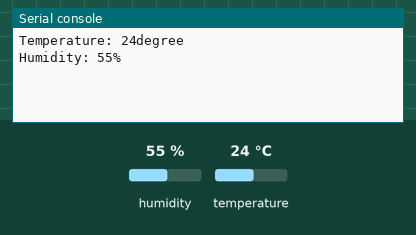
Recording of a program running on a simulated Raspberry Pi Pico running MicroPython. Shown: the last lines printed to the serial console. Inputs (shaded band) come from the test bench; at power-on: humidity 55 %, temperature 24 °C.

Above: at 4.2 s.
4.3 s: humidity set to 22 %
At 7.6 s:
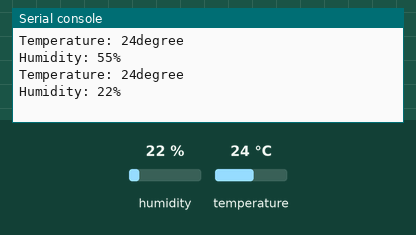
9.1 s: temperature set to 12 °C
At 11.5 s:
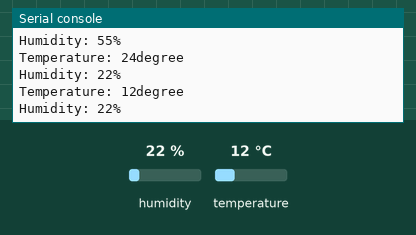
13.9 s: humidity set to 40 %
At 16.6 s:
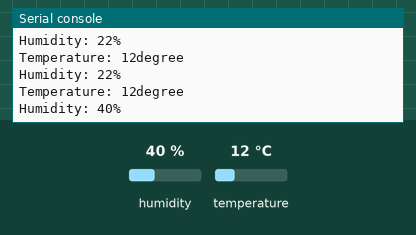
Timing chart, 0 to 18.1 s (numbered marks = the images above; inputs shaded):
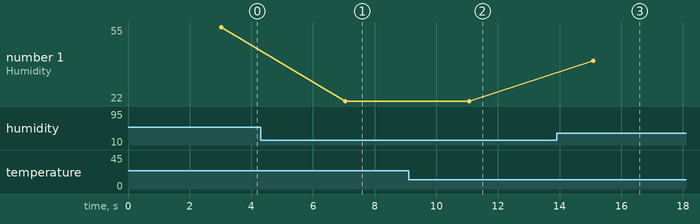

Measured:
- after the input at 4.3 s, the serial console: prints a new line after 2.7 s (image 1)
- after the input at 9.1 s, the serial console: prints a new line after 2.0 s (image 2)
- after the input at 13.9 s, the serial console: prints a new line after 1.2 s (image 3)
- plotted number 1: 55 → 22 after the input at 4.3 s, 22 → 40 after the input at 13.9 s

The program:

temperature_humidity_sensor.py
```python
import machine  # type: ignore
import utime as time  # type: ignore
import dht  # type: ignore

# DHT11センサーのピン番号を指定
dht_pin = machine.Pin(16, machine.Pin.IN, machine.Pin.PULL_UP)

# DHT11センサーを初期化
sensor = dht.DHT11(dht_pin)

try:
    time.sleep(3)

    while True:
        try:
            # 温度と湿度を測定
            sensor.measure()
            temp = sensor.temperature()  # 温度を取得
            humidity = sensor.humidity()  # 湿度を取得

            string = f"Temperature: {temp}degree\nHumidity: {humidity}%"
            print(string)
            time.sleep(4)

        except OSError as e:
            if e.args[0] == 110:  # ETIMEDOUT
                print("Timeout occurred. Retrying...")
                time.sleep(1)
            else:
                print("An OSError occurred:", str(e))

        except Exception as e:
            print("An unexpected error occurred:", str(e))

except KeyboardInterrupt:
    print("\nProgram interrupted by user")
```
